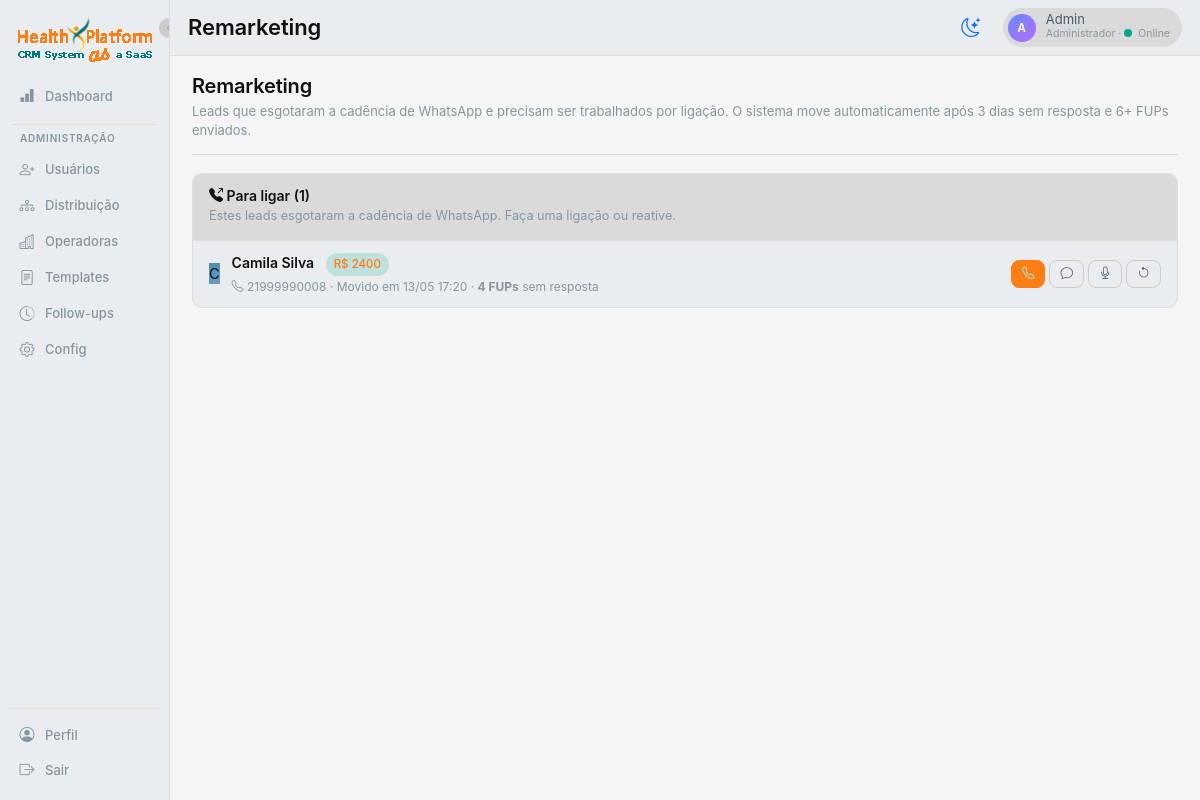
Page /remarketing (signed in) on the earlier database version.
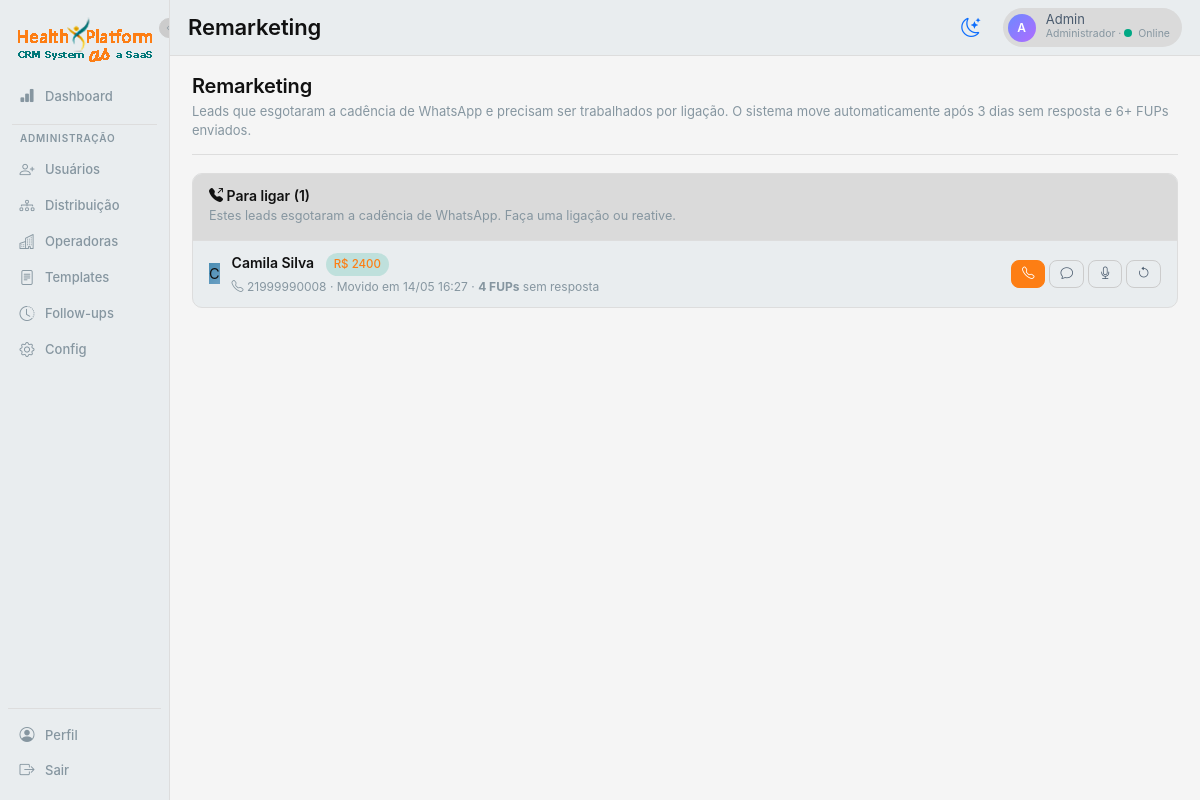
Same page on the later database version.
### app.py (models this page shows, shortened)
class Lead(db.Model):
    __tablename__ = 'leads'
    id = db.Column(db.Integer, primary_key=True)
    name = db.Column(db.String(120), nullable=False)
    phone = db.Column(db.String(40))
    email = db.Column(db.String(120))
    company = db.Column(db.String(120))
    source = db.Column(db.String(60), default='manual')  # origem (OCULTA para consultor se não foi ele que cadastrou)
    source_visible_to_consultor = db.Column(db.Boolean, default=False)  # true só se consultor criou
    stage = db.Column(db.String(40), default='mensagem_enviada')
    owner_id = db.Column(db.Integer, db.ForeignKey('users.id'))
    tags = db.Column(db.String(255), default='')
    notes = db.Column(db.Text, default='')
    created_at = db.Column(db.DateTime, default=datetime.utcnow)
    last_message_at = db.Column(db.DateTime)
    last_inbound_at = db.Column(db.DateTime)
    last_outbound_at = db.Column(db.DateTime)
    sent_without_response = db.Column(db.Integer, default=0)
    tem_cnpj = db.Column(db.Boolean)  # True = PME, False = PF
    categoria = db.Column(db.String(20))  # PF | PME | ADESAO (derivado de tem_cnpj quando aplicável)
    vidas = db.Column(db.Integer)  # quantas vidas (pode vir nulo da origem)
    preferencia_contato = db.Column(db.String(20), default='whatsapp')  # whatsapp | email | telefone
    budget = db.Column(db.Float, default=0.0)
    moved_to_remarketing_at = db.Column(db.DateTime)
    fups_sent_today = db.Column(db.Integer, default=0)
    fups_last_date = db.Column(db.Date)
    stage_entered_at = db.Column(db.DateTime, default=datetime.utcnow)
    owner = db.relationship('User', backref='leads')
    @property
    def initial(self):
        return (self.name or 'L')[0].upper()

### app.py (the view)
@app.route('/remarketing')
@login_required
def remarketing():
    u = current_user()
    base = Lead.query if u.role == 'admin' else Lead.query.filter_by(owner_id=u.id)
    leads = base.filter(Lead.moved_to_remarketing_at.isnot(None))\
                .order_by(desc(Lead.moved_to_remarketing_at)).all()
    prestes = []
    for lead in base.all():
        if lead.moved_to_remarketing_at:
            continue
        if lead.sent_without_response >= 2 and lead.last_inbound_at is None:
            prestes.append(lead)
    return render_template('remarketing.html', leads=leads, prestes=prestes[:10])

### app.py (called while the page is built)
def current_user():
    uid = session.get('user_id')
    if not uid:
        return None
    return db.session.get(User, uid)

def login_required(f):
    @wraps(f)
    def wrap(*args, **kwargs):
        if not session.get('user_id'):
            return redirect(url_for('login'))
        return f(*args, **kwargs)
    return wrap

def filter_leads_by_visibility(query, user):
    if user.role == 'master':
        return query
    if user.role == 'coordenador':
        return query.filter(Lead.owner_id.in_(visible_user_ids(user)))
    if user.role == 'lider':
        return query.filter(db.false())
    if user.role == 'admin':
        return query
    return query.filter(Lead.owner_id == user.id)

### templates/remarketing.html (shortened to what this page needs)
{% extends 'base.html' %}
{% block page_title %}Remarketing{% endblock %}
{% block content %}
<div class="page-header">
  <div>
    <h1 class="page-title-h">Remarketing</h1>
    <p class="page-subtitle">
      Leads que esgotaram a cadência de WhatsApp e precisam ser trabalhados por ligação.
      O sistema move automaticamente após 3 dias sem resposta e {{ current_user.cadence_per_day * 3 }}+ FUPs enviados.
    </p>
  </div>
</div>
<div class="card-cv">
  <div class="card-cv-header d-flex align-items-center justify-content-between">
    <div>
      <h5 class="mb-0"><i class="bi bi-telephone-outbound-fill"></i> Para ligar ({{ leads|length }})</h5>
      <span class="muted small">Estes leads esgotaram a cadência de WhatsApp. Faça uma ligação ou reative.</span>
    </div>
  </div>
  <div class="remarketing-list">
    {% for l in leads %}
    <div class="remarketing-row">
      <div class="avatar cold">{{ l.initial }}</div>
      <div class="rm-body">
        <div class="rm-name">
          {{ l.name }}
          {% if l.budget %}<span class="chip brand fs-11 ms-2">R$ {{ '%.0f'|format(l.budget) }}</span>{% endif %}
        </div>
        <div class="rm-meta text-mute">
          <i class="bi bi-telephone"></i> {{ l.phone or '—' }}
          · Movido em {{ l.moved_to_remarketing_at.strftime('%d/%m %H:%M') }}
          · <b>{{ l.sent_without_response }} FUPs</b> sem resposta
        </div>
      </div>
      <div class="rm-actions d-flex gap-1">
        <a href="tel:{{ l.phone }}" class="btn btn-sm btn-brand" title="Ligar"><i class="bi bi-telephone"></i></a>
        <a href="{{ url_for('conversas', lead=l.id) }}" class="btn btn-sm btn-ghost" title="Conversa"><i class="bi bi-chat"></i></a>
        <button class="btn btn-sm btn-ghost" data-bs-toggle="modal" data-bs-target="#callModal{{ l.id }}" title="Registrar ligação">
          <i class="bi bi-mic"></i>
        </button>
        <form method="POST" action="{{ url_for('remarketing_reactivate', lead_id=l.id) }}" style="margin:0;">
          <button class="btn btn-sm btn-ghost" title="Reativar (voltar ao fluxo)"><i class="bi bi-arrow-counterclockwise"></i></button>
        </form>
      </div>
    </div>
    {% else %}
    <div class="empty-state p-4 text-center">
      <i class="bi bi-emoji-smile fs-1 text-mute"></i>
      <div class="text-mute mt-2">Nenhum lead em remarketing. Bom trabalho!</div>
    </div>
    {% endfor %}
  </div>
</div>
{% endblock %}

Differences in the rows shown:
changed Lead "Camila Silva": moved_to_remarketing_at "13/05 17:20" → "14/05 16:27"
